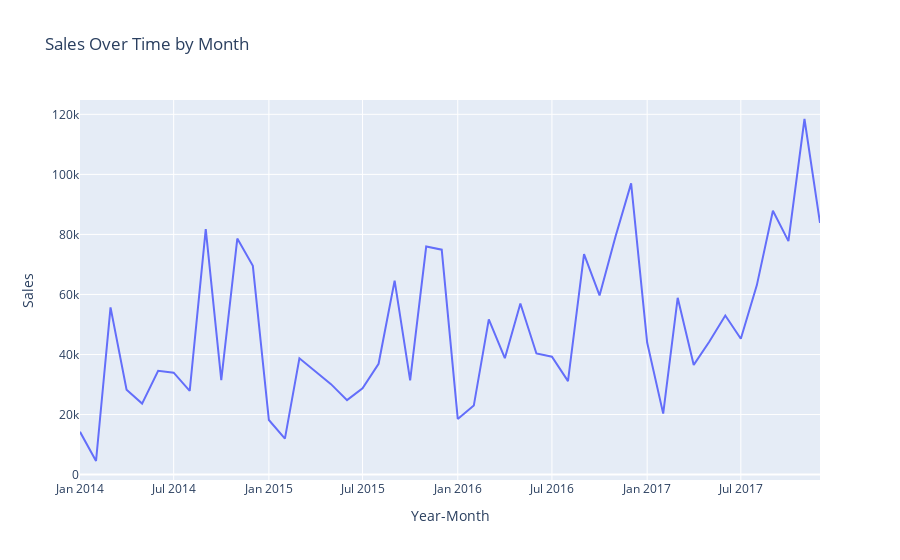

The code cell stored with this chart in its notebook:
### Code cell
# Create an interactive line chart to show sales trends over the years.
import plotly.express as px
import plotly.graph_objects as go
from plotly.subplots import make_subplots

fig = px.line(data_frame=monthly_sales, x='Year-Month', y='Sales', title='Sales Over Time by Month')
fig.show()

### Figure 1 — Plotly figure (JSON) as saved in the notebook; plotly's stock layout.template omitted (floating-point values rounded to 4 significant figures)
{"data": [{"hovertemplate": "Year-Month=%{x}<br>Sales=%{y}<extra></extra>", "legendgroup": "", "line": {"color": "#636efa", "dash": "solid"}, "marker": {"symbol": "circle"}, "mode": "lines", "name": "", "orientation": "v", "showlegend": false, "type": "scatter", "x": ["2014-01", "2014-02", "2014-03", "2014-04", "2014-05", "2014-06", "2014-07", "2014-08", "2014-09", "2014-10", "2014-11", "2014-12", "2015-01", "2015-02", "2015-03", "2015-04", "2015-05", "2015-06", "2015-07", "2015-08", "2015-09", "2015-10", "2015-11", "2015-12", "2016-01", "2016-02", "2016-03", "2016-04", "2016-05", "2016-06", "2016-07", "2016-08", "2016-09", "2016-10", "2016-11", "2016-12", "2017-01", "2017-02", "2017-03", "2017-04", "2017-05", "2017-06", "2017-07", "2017-08", "2017-09", "2017-10", "2017-11", "2017-12"], "xaxis": "x", "y": [14240.0, 4520.0, 55690.0, 28300.0, 23650.0, 34600.0, 33950.0, 27910.0, 81780.0, 31450.0, 78630.0, 69550.0, 18170.0, 11950.0, 38730.0, 34200.0, 30130.0, 24800.0, 28770.0, 36900.0, 64600.0, 31400.0, 75970.0, 74920.0, 18540.0, 22980.0, 51720.0, 38750.0, 56990.0, 40340.0, 39260.0, 31120.0, 73410.0, 59690.0, 79410.0, 97000.0, 43970.0, 20300.0, 58870.0, 36520.0, 44260.0, 52980.0, 45260.0, 63120.0, 87870.0, 77780.0, 118400.0, 83830.0], "yaxis": "y"}], "layout": {"legend": {"tracegroupgap": 0}, "title": {"text": "Sales Over Time by Month"}, "xaxis": {"anchor": "y", "domain": [0, 1], "title": {"text": "Year-Month"}}, "yaxis": {"anchor": "x", "domain": [0, 1], "title": {"text": "Sales"}}}}
